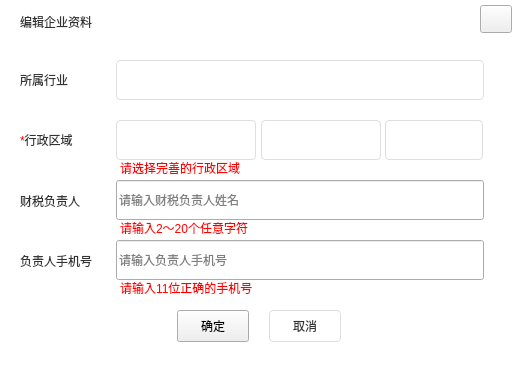
<?xml version="1.0" encoding="UTF-8"?>
<ui version="4.0">
 <class>EditEntInfoWidget</class>
 <widget class="QWidget" name="EditEntInfoWidget">
  <property name="geometry">
   <rect>
    <x>0</x>
    <y>0</y>
    <width>515</width>
    <height>382</height>
   </rect>
  </property>
  <property name="sizePolicy">
   <sizepolicy hsizetype="Fixed" vsizetype="Fixed">
    <horstretch>0</horstretch>
    <verstretch>0</verstretch>
   </sizepolicy>
  </property>
  <property name="minimumSize">
   <size>
    <width>515</width>
    <height>382</height>
   </size>
  </property>
  <property name="maximumSize">
   <size>
    <width>515</width>
    <height>382</height>
   </size>
  </property>
  <property name="windowTitle">
   <string>EditEntInfoWidget</string>
  </property>
  <property name="styleSheet">
   <string notr="true">QWidget#EditEntInfoWidget{background-color: rgb(255, 255, 255);border-radius:8px;}</string>
  </property>
  <widget class="QPushButton" name="closeButton">
   <property name="geometry">
    <rect>
     <x>480</x>
     <y>5</y>
     <width>32</width>
     <height>28</height>
    </rect>
   </property>
   <property name="sizePolicy">
    <sizepolicy hsizetype="Fixed" vsizetype="Fixed">
     <horstretch>0</horstretch>
     <verstretch>0</verstretch>
    </sizepolicy>
   </property>
   <property name="minimumSize">
    <size>
     <width>32</width>
     <height>28</height>
    </size>
   </property>
   <property name="maximumSize">
    <size>
     <width>32</width>
     <height>28</height>
    </size>
   </property>
   <property name="styleSheet">
    <string notr="true">QPushButton{border-image: url(:/EntCenterWidget/image/close.png);}
QPushButton:hover,pressed{border-image: url(:/EntCenterWidget/image/close_sel.png);};</string>
   </property>
   <property name="text">
    <string/>
   </property>
  </widget>
  <widget class="QLabel" name="label">
   <property name="geometry">
    <rect>
     <x>20</x>
     <y>15</y>
     <width>91</width>
     <height>14</height>
    </rect>
   </property>
   <property name="sizePolicy">
    <sizepolicy hsizetype="Preferred" vsizetype="Fixed">
     <horstretch>0</horstretch>
     <verstretch>0</verstretch>
    </sizepolicy>
   </property>
   <property name="minimumSize">
    <size>
     <width>56</width>
     <height>14</height>
    </size>
   </property>
   <property name="maximumSize">
    <size>
     <width>100</width>
     <height>14</height>
    </size>
   </property>
   <property name="styleSheet">
    <string notr="true">font: 14px &quot;微软雅黑&quot;;
color:#333333;
border-bottom:0px;</string>
   </property>
   <property name="text">
    <string>编辑企业资料</string>
   </property>
  </widget>
  <widget class="QLabel" name="label_2">
   <property name="geometry">
    <rect>
     <x>20</x>
     <y>72</y>
     <width>61</width>
     <height>15</height>
    </rect>
   </property>
   <property name="sizePolicy">
    <sizepolicy hsizetype="Preferred" vsizetype="Fixed">
     <horstretch>0</horstretch>
     <verstretch>0</verstretch>
    </sizepolicy>
   </property>
   <property name="minimumSize">
    <size>
     <width>56</width>
     <height>15</height>
    </size>
   </property>
   <property name="maximumSize">
    <size>
     <width>100</width>
     <height>15</height>
    </size>
   </property>
   <property name="styleSheet">
    <string notr="true">font: 14px &quot;微软雅黑&quot;;
color:#333333;
border-bottom:0px;</string>
   </property>
   <property name="text">
    <string>所属行业</string>
   </property>
  </widget>
  <widget class="QLabel" name="label_3">
   <property name="geometry">
    <rect>
     <x>20</x>
     <y>125</y>
     <width>71</width>
     <height>30</height>
    </rect>
   </property>
   <property name="sizePolicy">
    <sizepolicy hsizetype="Preferred" vsizetype="Fixed">
     <horstretch>0</horstretch>
     <verstretch>0</verstretch>
    </sizepolicy>
   </property>
   <property name="minimumSize">
    <size>
     <width>56</width>
     <height>30</height>
    </size>
   </property>
   <property name="maximumSize">
    <size>
     <width>100</width>
     <height>30</height>
    </size>
   </property>
   <property name="styleSheet">
    <string notr="true">font: 14px &quot;微软雅黑&quot;;
color:#333333;
border-bottom:0px;</string>
   </property>
   <property name="text">
    <string>&lt;font color = red&gt;*&lt;/font&gt;&lt;font color =#333333&gt;行政区域&lt;/font&gt;</string>
   </property>
  </widget>
  <widget class="QLabel" name="label_4">
   <property name="geometry">
    <rect>
     <x>20</x>
     <y>193</y>
     <width>72</width>
     <height>16</height>
    </rect>
   </property>
   <property name="sizePolicy">
    <sizepolicy hsizetype="Preferred" vsizetype="Fixed">
     <horstretch>0</horstretch>
     <verstretch>0</verstretch>
    </sizepolicy>
   </property>
   <property name="minimumSize">
    <size>
     <width>56</width>
     <height>16</height>
    </size>
   </property>
   <property name="maximumSize">
    <size>
     <width>100</width>
     <height>16</height>
    </size>
   </property>
   <property name="styleSheet">
    <string notr="true">font: 14px &quot;微软雅黑&quot;;
color:#333333;
border-bottom:0px;</string>
   </property>
   <property name="text">
    <string>财税负责人</string>
   </property>
  </widget>
  <widget class="QLabel" name="label_5">
   <property name="geometry">
    <rect>
     <x>20</x>
     <y>253</y>
     <width>91</width>
     <height>15</height>
    </rect>
   </property>
   <property name="sizePolicy">
    <sizepolicy hsizetype="Preferred" vsizetype="Fixed">
     <horstretch>0</horstretch>
     <verstretch>0</verstretch>
    </sizepolicy>
   </property>
   <property name="minimumSize">
    <size>
     <width>56</width>
     <height>15</height>
    </size>
   </property>
   <property name="maximumSize">
    <size>
     <width>100</width>
     <height>15</height>
    </size>
   </property>
   <property name="styleSheet">
    <string notr="true">font: 14px &quot;微软雅黑&quot;;
color:#333333;
border-bottom:0px;</string>
   </property>
   <property name="text">
    <string>负责人手机号</string>
   </property>
  </widget>
  <widget class="QComboBox" name="comboBoxTrade">
   <property name="geometry">
    <rect>
     <x>116</x>
     <y>60</y>
     <width>368</width>
     <height>40</height>
    </rect>
   </property>
   <property name="sizePolicy">
    <sizepolicy hsizetype="Fixed" vsizetype="Fixed">
     <horstretch>0</horstretch>
     <verstretch>0</verstretch>
    </sizepolicy>
   </property>
   <property name="minimumSize">
    <size>
     <width>368</width>
     <height>40</height>
    </size>
   </property>
   <property name="maximumSize">
    <size>
     <width>368</width>
     <height>40</height>
    </size>
   </property>
   <property name="styleSheet">
    <string notr="true">QComboBox{border-radius:4px;color:rgba(51,51,51,1);border:1px solid rgb(222,222,222);font:14px 'Microsoft Yahei';padding-left:10px;}

QComboBox:focus{border:1px solid rgba(30,140,238,1);}

QComboBox::drop-down{subcontrol-origin:padding;subcontrol-position:top right;width:32px;border-radius:4px;}

QComboBox:down-arrow{image:url(:/ZcloudDesk/image/comboBoxDownArrow.png);}

QComboBox QAbstractItemView
{
	border-radius:0px;
	border: 1px solid rgb(161,161,161);
	outline: 0px;	
}
QComboBox QAbstractItemView::item 
{
	font:14px &quot;微软雅黑&quot;;
    height:32px;
}</string>
   </property>
   <property name="editable">
    <bool>true</bool>
   </property>
   <property name="currentText">
    <string/>
   </property>
  </widget>
  <widget class="QLineEdit" name="lineEditOffice">
   <property name="geometry">
    <rect>
     <x>116</x>
     <y>180</y>
     <width>368</width>
     <height>40</height>
    </rect>
   </property>
   <property name="sizePolicy">
    <sizepolicy hsizetype="Fixed" vsizetype="Fixed">
     <horstretch>0</horstretch>
     <verstretch>0</verstretch>
    </sizepolicy>
   </property>
   <property name="minimumSize">
    <size>
     <width>368</width>
     <height>40</height>
    </size>
   </property>
   <property name="maximumSize">
    <size>
     <width>368</width>
     <height>40</height>
    </size>
   </property>
   <property name="styleSheet">
    <string notr="true">QLineEdit{border-radius:4px;color:rgba(51,51,51,1);border:1px solid rgb(222,222,222);font:14px 'Microsoft Yahei';padding-left:10px;}
QLineEdit:laceholder{color:rgba(51,51,51,1);}QLineEdit:focus{border:1px solid rgba(30,140,238,1);}
QLineEdit:disabled{background-color: rgb(247,248, 250);};</string>
   </property>
   <property name="text">
    <string/>
   </property>
   <property name="placeholderText">
    <string>请输入财税负责人姓名</string>
   </property>
  </widget>
  <widget class="QLineEdit" name="lineEditPhone">
   <property name="geometry">
    <rect>
     <x>116</x>
     <y>240</y>
     <width>368</width>
     <height>40</height>
    </rect>
   </property>
   <property name="sizePolicy">
    <sizepolicy hsizetype="Fixed" vsizetype="Fixed">
     <horstretch>0</horstretch>
     <verstretch>0</verstretch>
    </sizepolicy>
   </property>
   <property name="minimumSize">
    <size>
     <width>368</width>
     <height>40</height>
    </size>
   </property>
   <property name="maximumSize">
    <size>
     <width>368</width>
     <height>40</height>
    </size>
   </property>
   <property name="styleSheet">
    <string notr="true">QLineEdit{border-radius:4px;color:rgba(51,51,51,1);border:1px solid rgb(222,222,222);font:14px 'Microsoft Yahei';padding-left:10px;}
QLineEdit:laceholder{color:rgba(51,51,51,1);}QLineEdit:focus{border:1px solid rgba(30,140,238,1);}
QLineEdit:disabled{background-color: rgb(247,248, 250);};</string>
   </property>
   <property name="text">
    <string/>
   </property>
   <property name="placeholderText">
    <string>请输入负责人手机号</string>
   </property>
  </widget>
  <widget class="QPushButton" name="cancelButton">
   <property name="geometry">
    <rect>
     <x>269</x>
     <y>310</y>
     <width>72</width>
     <height>32</height>
    </rect>
   </property>
   <property name="sizePolicy">
    <sizepolicy hsizetype="Fixed" vsizetype="Fixed">
     <horstretch>0</horstretch>
     <verstretch>0</verstretch>
    </sizepolicy>
   </property>
   <property name="minimumSize">
    <size>
     <width>72</width>
     <height>32</height>
    </size>
   </property>
   <property name="maximumSize">
    <size>
     <width>72</width>
     <height>32</height>
    </size>
   </property>
   <property name="styleSheet">
    <string notr="true">QPushButton{background-color:#FFFFFF;border-radius:4px;font:14px &quot;微软雅黑&quot;;color:#333333;border:1px solid #DEDEDE;}
QPushButton:hover,pressed{background-color:#F4F4F4;border-radius:4px;font:14px &quot;微软雅黑&quot;;color:#333333;}</string>
   </property>
   <property name="text">
    <string>取消</string>
   </property>
  </widget>
  <widget class="QPushButton" name="okButton">
   <property name="geometry">
    <rect>
     <x>177</x>
     <y>310</y>
     <width>72</width>
     <height>32</height>
    </rect>
   </property>
   <property name="sizePolicy">
    <sizepolicy hsizetype="Fixed" vsizetype="Fixed">
     <horstretch>0</horstretch>
     <verstretch>0</verstretch>
    </sizepolicy>
   </property>
   <property name="minimumSize">
    <size>
     <width>72</width>
     <height>32</height>
    </size>
   </property>
   <property name="maximumSize">
    <size>
     <width>72</width>
     <height>32</height>
    </size>
   </property>
   <property name="styleSheet">
    <string notr="true">QPushButton{background-color:qlineargradient(spread:pad, x1:0, y1:0, x2:1, y2:0, stop:0 rgba(2, 164, 253, 1), stop:1 rgba(31, 139, 237, 1));border-radius:4px;font: 14px &quot;微软雅黑&quot;;color:rgba(255, 255, 255, 1);}
			QPushButton:hover,pressed{ background-color: qlineargradient(spread:pad, x1:0, y1:0, x2:0, y2:1, stop:0 rgba(40, 178, 253, 1),stop:1 rgba(64, 156, 240, 1));
		  border-radius:4px;font: 14px &quot;微软雅黑&quot;;color:rgba(255, 255, 255, 1);}
QPushButton:disabled{ background-color:rgba(200,200,200,1);border-radius:4px;};</string>
   </property>
   <property name="text">
    <string>确定</string>
   </property>
  </widget>
  <widget class="QLabel" name="label_6">
   <property name="geometry">
    <rect>
     <x>120</x>
     <y>220</y>
     <width>131</width>
     <height>15</height>
    </rect>
   </property>
   <property name="sizePolicy">
    <sizepolicy hsizetype="Preferred" vsizetype="Fixed">
     <horstretch>0</horstretch>
     <verstretch>0</verstretch>
    </sizepolicy>
   </property>
   <property name="minimumSize">
    <size>
     <width>0</width>
     <height>15</height>
    </size>
   </property>
   <property name="maximumSize">
    <size>
     <width>16777215</width>
     <height>15</height>
    </size>
   </property>
   <property name="styleSheet">
    <string notr="true">font: 12px &quot;微软雅黑&quot;;
color: #ff0000;
border-bottom:0px;</string>
   </property>
   <property name="text">
    <string>请输入2～20个任意字符</string>
   </property>
  </widget>
  <widget class="QLabel" name="label_7">
   <property name="geometry">
    <rect>
     <x>120</x>
     <y>280</y>
     <width>141</width>
     <height>15</height>
    </rect>
   </property>
   <property name="sizePolicy">
    <sizepolicy hsizetype="Preferred" vsizetype="Fixed">
     <horstretch>0</horstretch>
     <verstretch>0</verstretch>
    </sizepolicy>
   </property>
   <property name="minimumSize">
    <size>
     <width>0</width>
     <height>15</height>
    </size>
   </property>
   <property name="maximumSize">
    <size>
     <width>16777215</width>
     <height>15</height>
    </size>
   </property>
   <property name="styleSheet">
    <string notr="true">font: 12px &quot;微软雅黑&quot;;
color: #ff0000;
border-bottom:0px;</string>
   </property>
   <property name="text">
    <string>请输入11位正确的手机号</string>
   </property>
  </widget>
  <widget class="QComboBox" name="comboBoxPro">
   <property name="geometry">
    <rect>
     <x>116</x>
     <y>120</y>
     <width>140</width>
     <height>40</height>
    </rect>
   </property>
   <property name="sizePolicy">
    <sizepolicy hsizetype="Fixed" vsizetype="Fixed">
     <horstretch>0</horstretch>
     <verstretch>0</verstretch>
    </sizepolicy>
   </property>
   <property name="minimumSize">
    <size>
     <width>140</width>
     <height>40</height>
    </size>
   </property>
   <property name="maximumSize">
    <size>
     <width>140</width>
     <height>40</height>
    </size>
   </property>
   <property name="styleSheet">
    <string notr="true">QComboBox{border-radius:4px;color:rgba(51,51,51,1);border:1px solid rgb(222,222,222);font:14px 'Microsoft Yahei';padding-left:10px;}

QComboBox:focus{border:1px solid rgba(30,140,238,1);}

QComboBox::drop-down{subcontrol-origin:padding;subcontrol-position:top right;width:32px;border-radius:4px;}

QComboBox:down-arrow{image:url(:/ZcloudDesk/image/comboBoxDownArrow.png);}

QComboBox QAbstractItemView
{
	border-radius:0px;
	border: 1px solid rgb(161,161,161);
	outline: 0px;	
}
QComboBox QAbstractItemView::item 
{
	font:14px &quot;微软雅黑&quot;;
    height:32px;
}</string>
   </property>
   <property name="editable">
    <bool>true</bool>
   </property>
  </widget>
  <widget class="QComboBox" name="comboBoxCity">
   <property name="geometry">
    <rect>
     <x>261</x>
     <y>120</y>
     <width>120</width>
     <height>40</height>
    </rect>
   </property>
   <property name="sizePolicy">
    <sizepolicy hsizetype="Fixed" vsizetype="Fixed">
     <horstretch>0</horstretch>
     <verstretch>0</verstretch>
    </sizepolicy>
   </property>
   <property name="minimumSize">
    <size>
     <width>120</width>
     <height>40</height>
    </size>
   </property>
   <property name="maximumSize">
    <size>
     <width>120</width>
     <height>40</height>
    </size>
   </property>
   <property name="styleSheet">
    <string notr="true">QComboBox{border-radius:4px;color:rgba(51,51,51,1);border:1px solid rgb(222,222,222);font:14px 'Microsoft Yahei';padding-left:10px;}

QComboBox:focus{border:1px solid rgba(30,140,238,1);}

QComboBox::drop-down{subcontrol-origin:padding;subcontrol-position:top right;width:32px;border-radius:4px;}

QComboBox:down-arrow{image:url(:/ZcloudDesk/image/comboBoxDownArrow.png);}

QComboBox QAbstractItemView
{
	border-radius:0px;
	border: 1px solid rgb(161,161,161);
	outline: 0px;	
}
QComboBox QAbstractItemView::item 
{
	font:14px &quot;微软雅黑&quot;;
    height:32px;
}</string>
   </property>
   <property name="editable">
    <bool>true</bool>
   </property>
  </widget>
  <widget class="QComboBox" name="comboBoxArea">
   <property name="geometry">
    <rect>
     <x>385</x>
     <y>120</y>
     <width>98</width>
     <height>40</height>
    </rect>
   </property>
   <property name="sizePolicy">
    <sizepolicy hsizetype="Fixed" vsizetype="Fixed">
     <horstretch>0</horstretch>
     <verstretch>0</verstretch>
    </sizepolicy>
   </property>
   <property name="minimumSize">
    <size>
     <width>98</width>
     <height>40</height>
    </size>
   </property>
   <property name="maximumSize">
    <size>
     <width>98</width>
     <height>40</height>
    </size>
   </property>
   <property name="styleSheet">
    <string notr="true">QComboBox{border-radius:4px;color:rgba(51,51,51,1);border:1px solid rgb(222,222,222);font:14px 'Microsoft Yahei';padding-left:10px;}

QComboBox:focus{border:1px solid rgba(30,140,238,1);}

QComboBox::drop-down{subcontrol-origin:padding;subcontrol-position:top right;width:32px;border-radius:4px;}

QComboBox:down-arrow{image:url(:/ZcloudDesk/image/comboBoxDownArrow.png);}

QComboBox QAbstractItemView
{
	border-radius:0px;
	border: 1px solid rgb(161,161,161);
	outline: 0px;	
}
QComboBox QAbstractItemView::item 
{
	font:14px &quot;微软雅黑&quot;;
    height:32px;
}</string>
   </property>
   <property name="editable">
    <bool>true</bool>
   </property>
  </widget>
  <widget class="QLabel" name="label_8">
   <property name="geometry">
    <rect>
     <x>120</x>
     <y>160</y>
     <width>131</width>
     <height>15</height>
    </rect>
   </property>
   <property name="sizePolicy">
    <sizepolicy hsizetype="Preferred" vsizetype="Fixed">
     <horstretch>0</horstretch>
     <verstretch>0</verstretch>
    </sizepolicy>
   </property>
   <property name="minimumSize">
    <size>
     <width>0</width>
     <height>15</height>
    </size>
   </property>
   <property name="maximumSize">
    <size>
     <width>16777215</width>
     <height>15</height>
    </size>
   </property>
   <property name="styleSheet">
    <string notr="true">font: 12px &quot;微软雅黑&quot;;
color: #ff0000;
border-bottom:0px;</string>
   </property>
   <property name="text">
    <string>请选择完善的行政区域</string>
   </property>
  </widget>
 </widget>
 <layoutdefault spacing="6" margin="11"/>
 <resources>
  <include location="EntCenterWidget.qrc"/>
 </resources>
 <connections/>
</ui>
